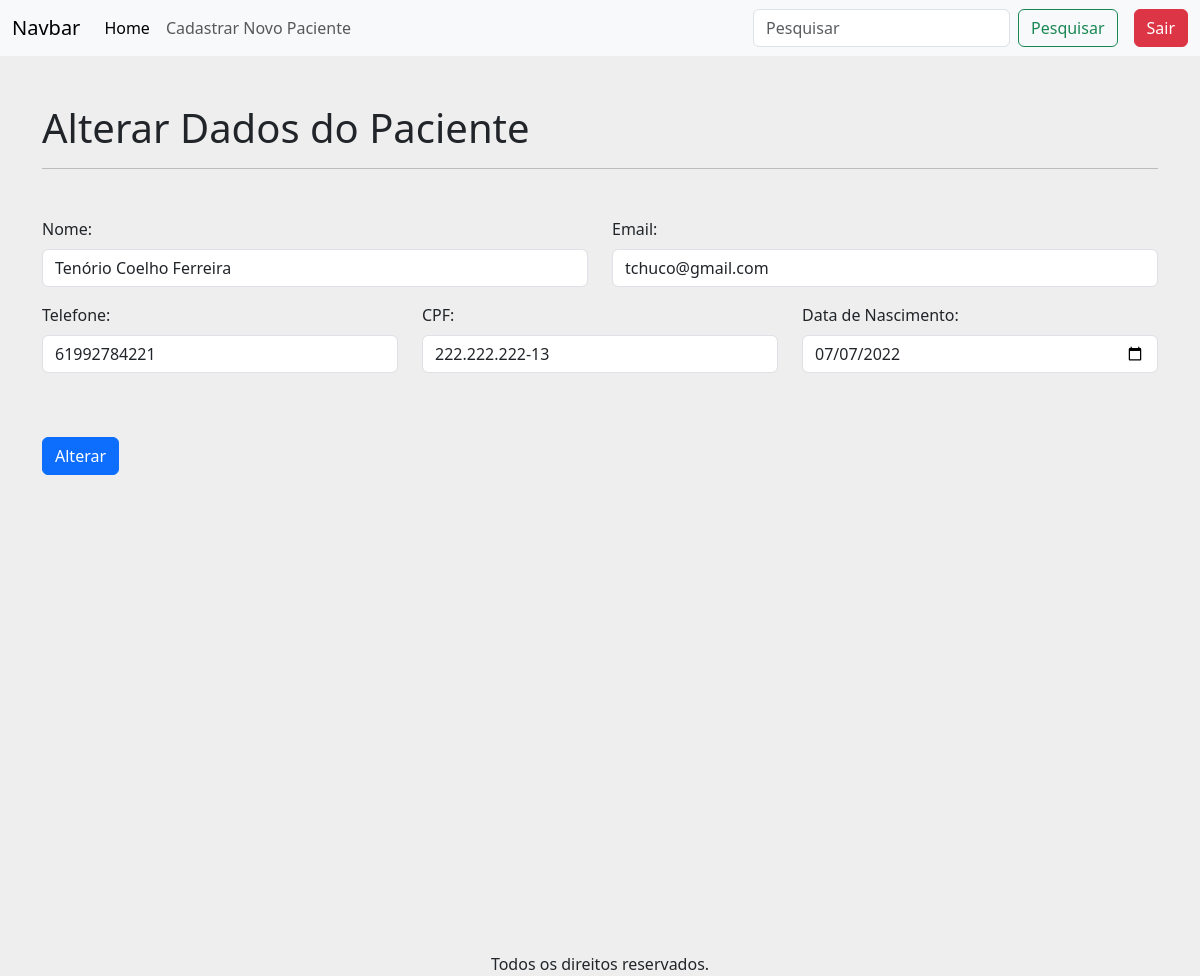
The app's page /alterarPaciente/1 (signed in) with its own data.
### apps/crud/models.py (models this page shows, shortened)
class Paciente(models.Model):
    codigo_paciente = models.AutoField(primary_key=True)
    nome = models.CharField(null=False, blank=False)
    cpf = models.CharField(max_length=14, unique=True, null=False, blank=False)
    email = models.EmailField(unique=True, null=False, blank=False)
    telefone = models.CharField(max_length=15, null=False, blank=False)
    data_nascimento = models.DateField(null=False, blank=False)
    sintomas = models.TextField(null=True, blank=True)

### apps/crud/views.py (the view, shortened to what this page needs)
# urls.py: path('alterarPaciente/<int:codigo_paciente>', views.alterar_paciente, name='alterar_paciente'),
@login_required
def alterar_paciente(request, codigo_paciente):
    paciente = Paciente.objects.get(codigo_paciente=codigo_paciente)
    return render(request, "alterar_dados.html", {'paciente': paciente})

### apps/crud/templates/alterar_dados.html (shortened to what this page needs)
{% extends 'base-crud.html' %}
{% load static %}
{% block content %}
<h1 class="mt-5">
    Alterar Dados do Paciente
</h1>
<hr>
<form action="{% url 'alterar_paciente' paciente.codigo_paciente %}" method="POST">
    <div class="row mt-5">
        <div class="col-12 col-md-6 mb-3">
            <label for="nome" class="form-label">Nome:</label>
            <input type="text" class="form-control" id="nome" name="nome" value="{{ paciente.nome }}" required>
        </div>
        <div class="col-12 col-md-6 mb-3">
            <label for="email" class="form-label">Email:</label>
            <input type="email" class="form-control" id="email" name="email" value="{{ paciente.email }}" required>
        </div>
        <div class="col-12 col-md-6 col-lg-4 mb-3">
            <label for="telefone" class="form-label">Telefone:</label>
            <input type="text" class="form-control" id="telefone" name="telefone" value="{{ paciente.telefone }}" required>
        </div>
        <div class="col-12 col-md-6 col-lg-4 mb-3">
            <label for="cpf" class="form-label">CPF:</label>
            <input type="text" class="form-control" id="cpf" name="cpf" value="{{ paciente.cpf }}" required>
        </div>
        <div class="col-12 col-md-6 col-lg-4 mb-3">
            <label for="data_nascimento" class="form-label">Data de Nascimento:</label>
            <input type="date" class="form-control" id="data_nascimento" name="data_nascimento" value="{{ paciente.data_nascimento|date:'Y-m-d' }}" required>
        </div>
        <div class="d-flex justify-content-start mt-5 mb-5">
            <button type="submit" class="btn btn-primary">Alterar</button>
        </div>
    </div>
</form>
{% endblock %}

### records on screen
Paciente: nome "Tenório Coelho Ferreira", email "tchuco@gmail.com", telefone "61992784221", cpf "222.222.222-13", data_nascimento "07/07/2022"
